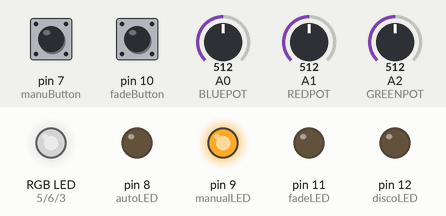
Bench run of a sketch on a simulated Arduino Uno, built with avr-gcc and run on an emulated ATmega328P. Parts: an RGB LED mixed from three pins (HIGH = lit), output pins drawn as LEDs (lit = HIGH). Inputs (shaded band) come from the test bench; at power-on: pin 7 (manuButton) LOW, pin 10 (fadeButton) LOW, A0 (BLUEPOT) = 512, A1 (REDPOT) = 512, A2 (GREENPOT) = 512. Dim RGB values are drawn brighter than linear.

Above: at 1.2 s.
1.3 s: pin 7 (manuButton) pulled HIGH for 0.15 s
At 1.65 s:
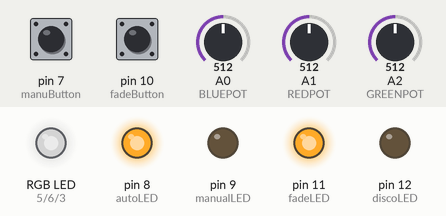
At 2.85 s:
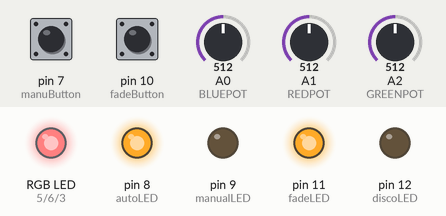
7.3 s: pin 10 (fadeButton) pulled HIGH for 3.2 s
At 17.5 s:
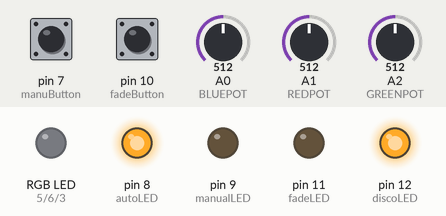
Timing chart, 0 to 18.0 s (numbered marks = the images above; inputs shaded):
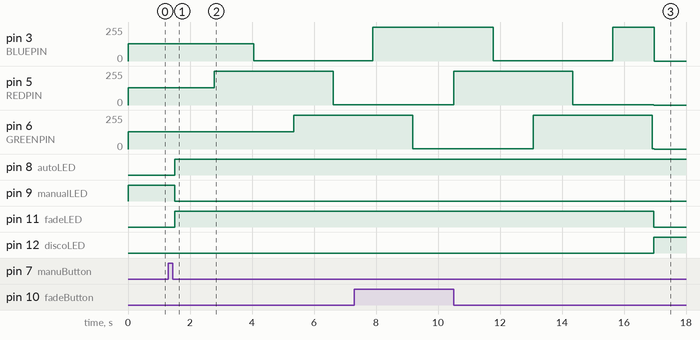

The sketch:

ControllerCode.ino
```cpp
// color swirl! connect an RGB LED to the PWM pins as indicated
// in the #defines
// public domain, enjoy!

#define REDPIN 5
#define GREENPIN 6
#define BLUEPIN 3
#define REDPOT A1
#define GREENPOT A2
#define BLUEPOT A0
#define manuButton 7
#define fadeButton 10
#define autoLED 8
#define manualLED 9
#define fadeLED 11
#define discoLED 12

#define FADESPEED 5     // make this higher to slow down

bool firstLoop = true;
int redValue = 0;
int greenValue = 0;
int blueValue = 0;

//MA stands for Manual/Auto
int butStateMA = 0;
int butPushCounterMA = 0;
int lastButStateMA = 0;

//DF stands for Disco/Fade
int butStateDF = 0;
int butPushCounterDF = 0;
int lastButStateDF = 0;

void setup() {
  pinMode(REDPIN, OUTPUT);
  pinMode(GREENPIN, OUTPUT);
  pinMode(BLUEPIN, OUTPUT);
  pinMode(REDPOT, INPUT);
  pinMode(GREENPOT, INPUT);
  pinMode(BLUEPOT, INPUT);

  pinMode(manuButton, INPUT);
  pinMode(fadeButton, INPUT);
  pinMode(autoLED, OUTPUT);
  pinMode(manualLED, OUTPUT);
  pinMode(fadeLED, OUTPUT);
  pinMode(discoLED, OUTPUT);

  //For debugging with the console
  Serial.begin(9600);
}

void loop(){
  butStateMA = digitalRead(manuButton);
  butStateDF = digitalRead(fadeButton);

  //Control for the MA part
  if(butStateMA != lastButStateMA) {
    if(lastButStateMA == HIGH){
      butPushCounterMA++;
    }
    delay(50);
  }
  lastButStateMA = butStateMA;
  if(butPushCounterMA % 2 == 0){
    digitalWrite(manualLED, HIGH);
    digitalWrite(autoLED, LOW);
    manual();
  }
  else{
    digitalWrite(manualLED, LOW);
    digitalWrite(autoLED, HIGH);

      //Control for the DF part
      if(butStateDF != lastButStateDF) {
        if(lastButStateDF == HIGH){
          butPushCounterDF++;
        }
        delay(50);
      }
      lastButStateDF = butStateDF;
      if(butPushCounterDF % 2 == 0){
        digitalWrite(fadeLED, HIGH);
        digitalWrite(discoLED, LOW);
        fade();
      }
      else{
        digitalWrite(fadeLED, LOW);
        digitalWrite(discoLED, HIGH);
        disco();
      }
  }
}


void manual(){
    redValue = analogRead(REDPOT);
    float tempRed = redValue * (256.0 / 1023.0);
    analogWrite(REDPIN, tempRed);


    greenValue = analogRead(GREENPOT);
    float tempGreen = greenValue * (256.0 / 1023.0);
    analogWrite(GREENPIN, tempGreen);

    blueValue = analogRead(BLUEPOT);
    float tempBlue = blueValue * (256.0 / 1023.0);
    analogWrite(BLUEPIN, tempBlue);
    //Serial.println(tempBlue);
}

void disco(){
    //Set color to violet on first loop
    if(firstLoop){
    analogWrite(REDPIN, 256);
    analogWrite(BLUEPIN, 256);
    firstLoop = false;
    delay(FADESPEED);
}

    //Set color to red
    analogWrite(BLUEPIN, 0);
    delay(FADESPEED);

    //Set color to yellow
    analogWrite(GREENPIN, 256);
    delay(FADESPEED);

    //Set color to green
    analogWrite(REDPIN, 0);
    delay(FADESPEED);

    //Set color to teal
    analogWrite(BLUEPIN, 256);
    delay(FADESPEED);

    //Set color to blue
    analogWrite(GREENPIN, 0);
    delay(FADESPEED);

    //Set color to violet
    analogWrite(REDPIN, 256);
    delay(FADESPEED);
  }

void fade() {
  int r, g, b;

  // fade from blue to violet
  for (r = 0; r < 256; r++) {
    analogWrite(REDPIN, r);
    delay(FADESPEED);
  }
  // fade from violet to red
  for (b = 255; b > 0; b--) {
    analogWrite(BLUEPIN, b);
    delay(FADESPEED);
  }
  // fade from red to yellow
  for (g = 0; g < 256; g++) {
    analogWrite(GREENPIN, g);
    delay(FADESPEED);
  }
  // fade from yellow to green
  for (r = 255; r > 0; r--) {
    analogWrite(REDPIN, r);
    delay(FADESPEED);
  }
  // fade from green to teal
  for (b = 0; b < 256; b++) {
    analogWrite(BLUEPIN, b);
    delay(FADESPEED);
  }
  // fade from teal to blue
  for (g = 255; g > 0; g--) {
    analogWrite(GREENPIN, g);
    delay(FADESPEED);
  }
}
```

Measured:
- after the input at 1.3 s, pin 3 (BLUEPIN): 128/255 → 1/255 after 2.8 s; pin 5 (REDPIN): 128/255 → 255/255 after 1.5 s, → 1/255 3.8 s later; pin 6 (GREENPIN): 128/255 → 255/255 after 4.0 s; pin 8 (autoLED), pin 11 (fadeLED): LOW → HIGH after 0.20 s; pin 9 (manualLED): HIGH → LOW after 0.20 s
